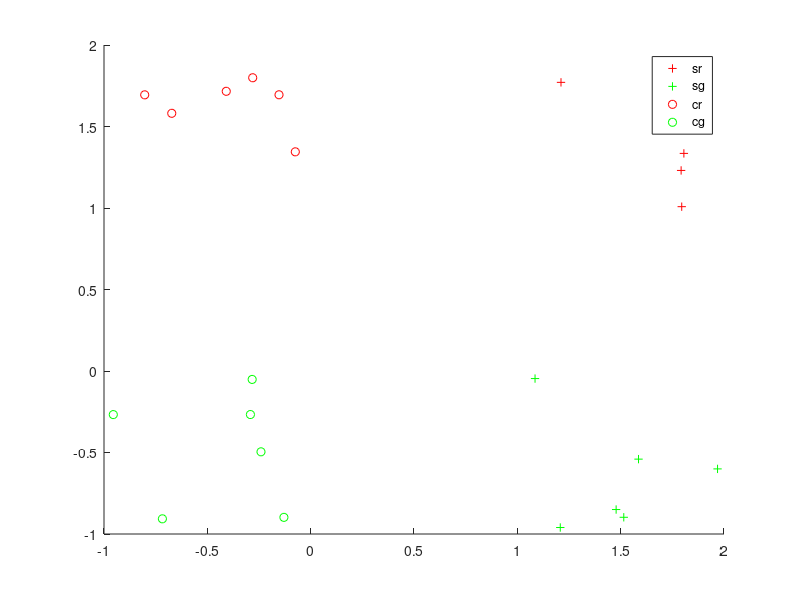

Reproduce this figure in MATLAB. (Note: this script raises an error after producing the figure.)
% This script is a demo showing some simple decoding on toy data.
% The toy data are simple matlab matrices and no "real" fMRI or EEG data.

% run this many times
% for n_rep = 1:50

fpath = fileparts(fileparts(mfilename('fullpath')));
addpath(fpath)

%% output dir
% cfg.results.dir = 'toyexample' % set cfg.results.write = 1 if wanted
cfg.results.write = 0;
cfg.decoding.method = 'classification';

%% Generate the toy data
% define number of "runs" and center means
nruns = 6; % lets simulate we have n runs

set_red_square.mean = [1 1];
set_red_circle.mean = [-1 1];
set_green_square.mean = [1 -1];
set_green_circle.mean = [-1 -1];


% generate the data

% uniform
data_r_s = rand(nruns, length(set_red_square.mean)) + repmat(set_red_square.mean, nruns, 1);
data_r_c = rand(nruns, length(set_red_circle.mean)) + repmat(set_red_circle.mean, nruns, 1);
data_g_s = rand(nruns, length(set_green_square.mean)) + repmat(set_green_square.mean, nruns, 1);
data_g_c = rand(nruns, length(set_green_circle.mean)) + repmat(set_green_circle.mean, nruns, 1);


% put all together in a data matrix
data = [data_r_s; data_r_c; data_g_s; data_g_c];

%% add data description
% save the labels

% first analysis: squares vs circles
s_c_labels = [ 1 * ones(size(data_r_s, 1), 1);
    -1 * ones(size(data_r_c, 1), 1);
    1 * ones(size(data_r_s, 1), 1);
    -1 * ones(size(data_r_c, 1), 1)];

% second analyis: red vs green
r_g_labels = [ 1 * ones(size(data_r_s, 1), 1);
    1 * ones(size(data_r_c, 1), 1);
    -1 * ones(size(data_r_s, 1), 1);
    -1 * ones(size(data_r_c, 1), 1)];


% save the run
cfg.files.step = [1:size(data_r_s, 1), 1:size(data_r_c, 1), 1:size(data_g_s, 1), 1:size(data_g_c, 1)]';

% save a description
for ifile = 1:size(data, 1)
    if s_c_labels(ifile) == 1
        form = 'square';
    else
        form = 'cirlce';
    end

    if r_g_labels(ifile) == 1
        color = 'red';
    else
        color = 'gre';
    end

    cfg.files.name(ifile) = {sprintf('%s_%s_run%i', form, color, cfg.files.step(ifile))};
end
% add an empty mask file
cfg.files.mask = '';

%% plot the data (if 2d)

if size(data, 2) == 2
    figure('name', 'data')

    hold all

    % plot s r
    filter = (s_c_labels == 1) & (r_g_labels == 1);
    plot(data(filter, 1), data(filter, 2), '+r');

    % plot s g
    filter = (s_c_labels == 1) & (r_g_labels == -1);
    plot(data(filter, 1), data(filter, 2), '+g');

    % plot c r
    filter = (s_c_labels == -1) & (r_g_labels == 1);
    plot(data(filter, 1), data(filter, 2), 'or');

    % plot c g
    filter = (s_c_labels == -1) & (r_g_labels == -1);
    plot(data(filter, 1), data(filter, 2), 'og');
end

legend({'sr', 'sg', 'cr', 'cg'})

%% create the design matrix

% set labels square vs circle
cfg.files.label = s_c_labels;

% train: red squares vs red circles
% test: red squares vs red circles
cfg.files.xclass = r_g_labels == 1;
design1_1 = make_design_xclass(cfg);
% the same with inverse train & test set
cfg.files.xclass = ~cfg.files.xclass;
design1_2 = make_design_xclass(cfg);


% % train: red squares vs green circles
% % test: green squares vs red circles
% cfg.files.xclass = xor(r_g_labels == 1, s_c_labels == 1);
% design1_3 = make_design_xclass(cfg);
% % same with inverse labels
% cfg.files.xclass = ~cfg.files.xclass;
% design1_4 = make_design_xclass(cfg);


% put all in 1 design
cfg.design.train = [design1_1.train design1_2.train]; % design1_3.train design1_4.train];
cfg.design.test = [design1_1.test design1_2.test]; % design1_3.test design1_4.test];
cfg.design.label = [design1_1.label design1_2.label]; % design1_3.label design1_4.label];
cfg.design.set = ones(1, size(cfg.design.train, 2));

display_design(cfg);

%% Prepare data for passing
passed_data.data = data;
passed_data.mask_index = 1:size(data, 2); % use all voxels
passed_data.files = cfg.files;
passed_data.hdr = ''; % we don't need a header, because we don't write img-files as output (but mat-files)
passed_data.dim = [length(set_green_circle.mean), 1, 1]; % add dimension information of the original data

%% Add defaults for the remaining parameters that we did not specify
cfg = decoding_defaults(cfg);

% Set the analysis that should be performed (here we only want to do 1
% decoding)
cfg.analysis = 'wholebrain';
% cfg.analysis = 'searchlight';
cfg.results.output = {'accuracy', 'binomial_probability', 'model_parameters'};
% Set the output directory where data will be saved
% cfg.results.dir = ''; fullfile(pwd, 'toyresults');

cfg.verbose = 2; % you want all information to be printed on screen

%% Play around with the decoding parameters

% Parameters for libsvm (from their webpage):
% -s svm_type : set type of SVM (default 0)
% 	0 -- C-SVC
% 	1 -- nu-SVC
% 	2 -- one-class SVM
% 	3 -- epsilon-SVR
% 	4 -- nu-SVR
% -t kernel_type : set type of kernel function (default 2)
% 	0 -- linear: u'*v
% 	1 -- polynomial: (gamma*u'*v + coef0)^degree
% 	2 -- radial basis function: exp(-gamma*|u-v|^2)
% 	3 -- sigmoid: tanh(gamma*u'*v + coef0)
% -d degree : set degree in kernel function (default 3)
% -g gamma : set gamma in kernel function (default 1/num_features)
% -r coef0 : set coef0 in kernel function (default 0)
% -c cost : set the parameter C of C-SVC, epsilon-SVR, and nu-SVR (default 1)
% -n nu : set the parameter nu of nu-SVC, one-class SVM, and nu-SVR (default 0.5)
% -p epsilon : set the epsilon in loss function of epsilon-SVR (default 0.1)
% -m cachesize : set cache memory size in MB (default 100)
% -e epsilon : set tolerance of termination criterion (default 0.001)
% -h shrinking: whether to use the shrinking heuristics, 0 or 1 (default 1)
% -b probability_estimates: whether to train a SVC or SVR model for probability estimates, 0 or 1 (default 0)
% -wi weight: set the parameter C of class i to weight*C, for C-SVC (default 1)
%
% The k in the -g option means the number of attributes in the input data.

% default: cost = 1
% cfg.decoding.train.classification.model_parameters = '-s 0 -t 0 -c 1 -b 0';

% very high costs: points lie on the boundary
cfg.decoding.train.classification.model_parameters = '-s 0 -t 0 -c 1000 -b 0';

% very low costs: points lie far away from the boundary
% cfg.decoding.train.classification.model_parameters = '-s 0 -t 0 -c 0.01 -b 0';



%% Run decoding
[results, cfg] = decoding(cfg, passed_data)

%% end rep
% acc(n_rep) =  results.accuracy % collect the results
% end % end for n_rep

%% predict some values to create a meshgrid
if size(data, 2) == 2

    hold on

    for i_model = 1:length(results.model_parameters.output(1).model)
        model = results.model_parameters.output(1).model(i_model);

        [X, Y] = meshgrid(-2:.1:2);
        Z = X;
        [predicted, acc, decision_values] = svmpredict(zeros(size(X(:))),[X(:), Y(:)],model,cfg.decoding.test.classification.model_parameters);
        Z(:) = decision_values;
        hold on
        contour(X,Y,Z, -1:1);
    end
    hold off
end
